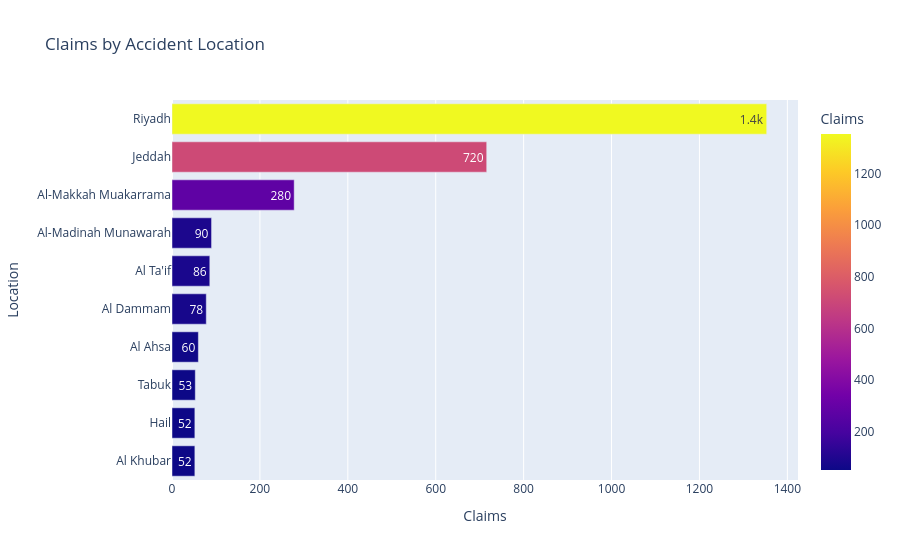

The code cell stored with this chart in its notebook:
### Markdown cell above
### Q1) Which locations generate the highest number of claims?

### Code cell
fig = px.bar(
    location_summary.sort_values("Claims").tail(10),
    x="Claims",
    y="Location",
    orientation="h",
    color="Claims",
    text_auto=".2s",
    title="Claims by Accident Location"
)

fig.show()

### Figure 1 — Plotly figure (JSON) as saved in the notebook; plotly's stock layout.template omitted (floating-point values rounded to 4 significant figures)
{"data": [{"alignmentgroup": "True", "hovertemplate": "Claims=%{marker.color}<br>Location=%{y}<extra></extra>", "legendgroup": "", "marker": {"color": [52, 52, 53, 60, 78, 86, 90, 278, 716, 1353], "coloraxis": "coloraxis", "pattern": {"shape": ""}}, "name": "", "offsetgroup": "", "orientation": "h", "showlegend": false, "textposition": "auto", "texttemplate": "%{x:.2s}", "type": "bar", "x": [52, 52, 53, 60, 78, 86, 90, 278, 716, 1353], "xaxis": "x", "y": ["Al Khubar", "Hail", "Tabuk", "Al Ahsa", "Al Dammam", "Al Ta'if", "Al-Madinah Munawarah", "Al-Makkah Muakarrama", "Jeddah", "Riyadh"], "yaxis": "y"}], "layout": {"barmode": "relative", "coloraxis": {"colorbar": {"title": {"text": "Claims"}}, "colorscale": [[0, "#0d0887"], [0.1111, "#46039f"], [0.2222, "#7201a8"], [0.3333, "#9c179e"], [0.4444, "#bd3786"], [0.5556, "#d8576b"], [0.6667, "#ed7953"], [0.7778, "#fb9f3a"], [0.8889, "#fdca26"], [1, "#f0f921"]]}, "legend": {"tracegroupgap": 0}, "title": {"text": "Claims by Accident Location"}, "xaxis": {"anchor": "y", "domain": [0, 1], "title": {"text": "Claims"}}, "yaxis": {"anchor": "x", "domain": [0, 1], "title": {"text": "Location"}}}}
